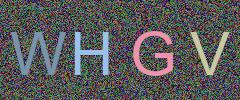

The Python source for this figure:
from PIL import Image,ImageDraw,ImageFont
import random

class gen_code:
    def rand_char(self):
        return chr(random.randint(65,91))
    def rand_bg(self):
        return (random.randint(0, 160),
                random.randint(0, 160),
                random.randint(0, 160))
    def rand_fig(self):
        return (random.randint(100, 255),
                random.randint(100, 255),
                random.randint(100, 255))
    def gen_pic(self):
        w,h = 240,100
        img = Image.new(size=(w,h),mode="RGB",color=(255,255,255))
        draw = ImageDraw.Draw(img)
        font = ImageFont.truetype(font="arial.ttf", size=60)
        for i in range(h):
            for j in range(w):
                draw.point((j,i),self.rand_bg())
        for i in range(4):
            draw.text((10+i*60,20),self.rand_char(),self.rand_fig(),font)
        #draw.rectangle((10,20,70,80),outline='red')
        img.save("code.jpg")

a = gen_code()
a.gen_pic()



